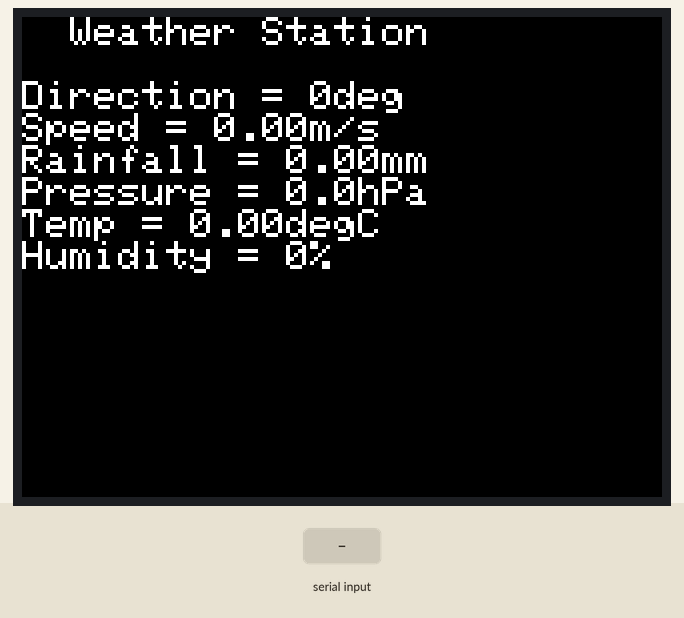
This sketch was run on a simulated ESP32. Parts: 320×240 colour display. Inputs (shaded band) come from the test bench. WiFi joins after 1.5 s; servers stay silent unless stated; what the sketch prints to the serial monitor is not drawn.

Above: at 2.9 s.
3.0 s: "t" received over the second serial link
At 3.4 s:
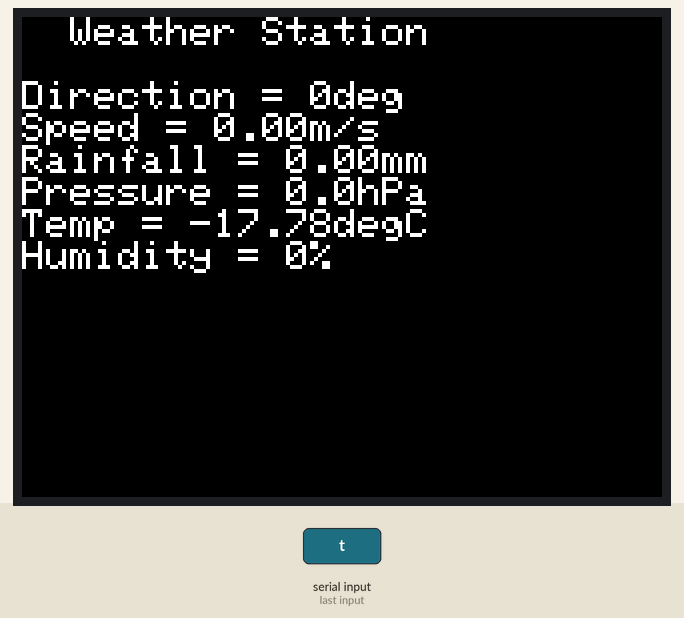
4.5 s: "h" received over the second serial link
At 5.2 s:
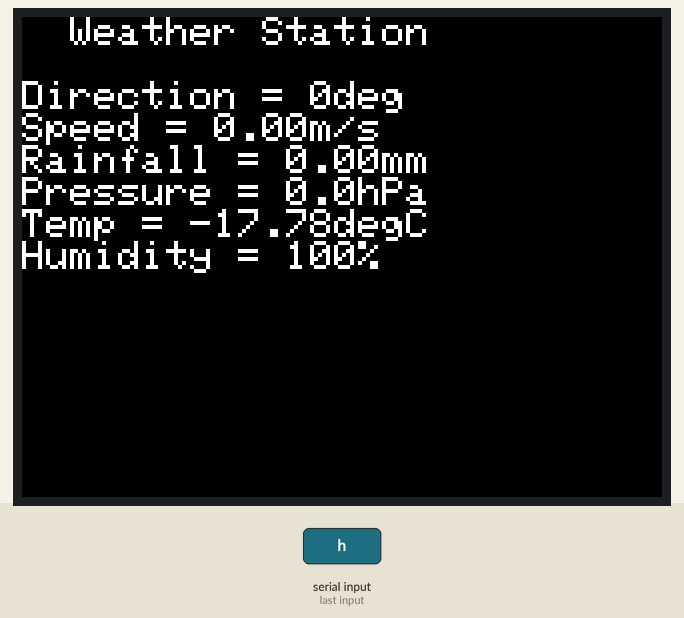
Timing chart, 0 to 7.5 s (numbered marks = the images above; inputs shaded):
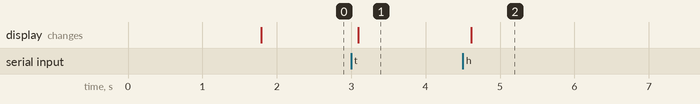

Measured:
- after the input at 3.0 s, the display: changes after 0.10 s (image 1)
- after the input at 4.5 s, the display: changes after 0.11 s (image 2)

The sketch:

Source_Code_Stasiun_Cuaca.ino
```cpp
 #include <TFT_eSPI.h>
#include <WiFi.h>
#include <ThingSpeak.h>

#define TX        17
#define RX        15
#define weather    Serial1

TFT_eSPI tft = TFT_eSPI();

String message, temp;
float direction, speed1, speed5, temperature;
float rainfall1, rainfall24, humidity, pressure;

//Hotspot
const char *ssid = "XLGO-DDBA";
const char *pass = "60749431";

const char *server = "api.thingspeak.com";

WiFiClient client;

//pengaturan thingspeak
unsigned long channel = 1295837; //channel ID number
const char *myWriteAPIKey = "X6GLS586360DXX86";

unsigned long m;
int x, y;

void setup()
{
  Serial.begin(115200);
  weather.begin(9600, SERIAL_8N1, RX, TX);
  tft.init();
  tft.invertDisplay(true);
  tft.setRotation(3);
  tft.fillScreen(TFT_BLACK);
  delay(10);

  Serial.println("Connecting to: ");
  WiFi.begin(ssid, pass);

  while (WiFi.status() != WL_CONNECTED) {
    delay(500);
    Serial.print(".");
  }

  Serial.println("\nWiFi connected\n");
  ThingSpeak.begin(client); //initialize ThingSpeak
}

void loop()
{
  tft.setTextColor(TFT_WHITE, TFT_BLACK);
  tft.setTextSize(2);
  tft.setCursor(0, 0);
  tft.println("  Weather Station   ");
  tft.println();

  message = "Direction = " + String(direction, 0) + "deg";
  while (message.length() < 19) message += " ";
  tft.println(message);
  message = "Speed = " + String(speed1) + "m/s";
  while (message.length() < 19) message += " ";
  tft.println(message);
  message = "Rainfall = " + String(rainfall1) + "mm";
  while (message.length() < 19) message += " ";
  tft.println(message);
  message = "Pressure = " + String(pressure, 1) + "hPa";
  while (message.length() < 19) message += " ";
  tft.println(message);
  message = "Temp = " + String(temperature) + "degC";
  while (message.length() < 19) message += " ";
  tft.println(message);
  message = "Humidity = " + String(humidity, 0) + "%";
  while (message.length() < 19) message += " ";
  tft.println(message);

  if (weather.available())
  {
    delay(10);
    message = "";
    while (weather.available()) message += (char)weather.read();

    if (message.indexOf("c") > -1)
    {
      temp = message.substring(message.indexOf("c") + 1); //resolution 45 degree
      direction = temp.toInt();
    }
    if (message.indexOf("s") > -1)
    {
      temp = message.substring(message.indexOf("s") + 1); //resolution 0.1 miles per hour
      speed1 = 0.1 * 0.44704 * temp.toInt(); //convert miles per hour to meter per second
    }
    if (message.indexOf("g") > -1)
    {
      temp = message.substring(message.indexOf("g") + 1); //resolution 0.1 miles per hour
      speed5 = 0.1 * 0.44704 * temp.toInt(); //convert miles per hour to meter per second
    }
    if (message.indexOf("t") > -1)
    {
      temp = message.substring(message.indexOf("t") + 1); //resolution 1 Fahrenheit
      temperature = (temp.toInt() - 32) * 5.0 / 9.0; //convert Fahrenheit to Celcius
    }
    if (message.indexOf("r") > -1)
    {
      temp = message.substring(message.indexOf("r") + 1); //resolution 0.01 inches
      rainfall1 = 0.01 * 25.4 * temp.toInt(); //convert inches to mm
    }
    if (message.indexOf("p") > -1)
    {
      temp = message.substring(message.indexOf("p") + 1); //resolution 0.01 inches
      rainfall24 = 0.01 * 25.4 * temp.toInt(); //convert inches to mm
    }
    if (message.indexOf("h") > -1)
    {
      temp = message.substring(message.indexOf("h") + 1); //resolution 1%
      humidity = temp.toInt();
      if (humidity == 0) humidity = 100;
    }
    if (message.indexOf("b") > -1)
    {
      temp = message.substring(message.indexOf("b") + 1);  //resolution 0.1hPa
      pressure = 0.1 * temp.toInt();
    }


    Serial.print("Wind Direction: ");
    Serial.print(direction, 0);
    Serial.println("deg");
    Serial.print("Average Wind Speed (1 Minute): ");
    Serial.print(speed1);
    Serial.println("m/s");
    Serial.print("Max Wind Speed (5 Minutes): ");
    Serial.print(speed5);
    Serial.println("m/s");
    Serial.print("Rain Fall (1 Hour): ");
    Serial.print(rainfall1);
    Serial.println("mm");
    Serial.print("Rain Fall (24 Hours): ");
    Serial.print(rainfall24);
    Serial.println("mm");
    Serial.print("Pressure: ");
    Serial.print(pressure, 1);
    Serial.println("hPa");
    Serial.print("Temperature: ");
    Serial.print(temperature);
    Serial.println("degC");
    Serial.print("Humidity: ");
    Serial.print(humidity, 0);
    Serial.println("%");
  }


  if (millis() - m >= 1000 || millis() - m < 0) {
    x++;
    m = millis();
  }

  if (x >= 300) {
    y++;
  }

  if (y >= 1) {
    ThingSpeak.setField(1, direction);
    ThingSpeak.setField(2, speed1);
    ThingSpeak.setField(3, speed5);
    ThingSpeak.setField(4, rainfall1);
    ThingSpeak.setField(5, rainfall24);
    ThingSpeak.setField(6, pressure);
    ThingSpeak.setField(7, temperature);
    ThingSpeak.setField(8, humidity);
    ThingSpeak.writeFields(channel, myWriteAPIKey);
  }

  if (y >= 3) {
    y = 0;
    x = 0;
  }

  yield();

  //delay(1000);
}
```
